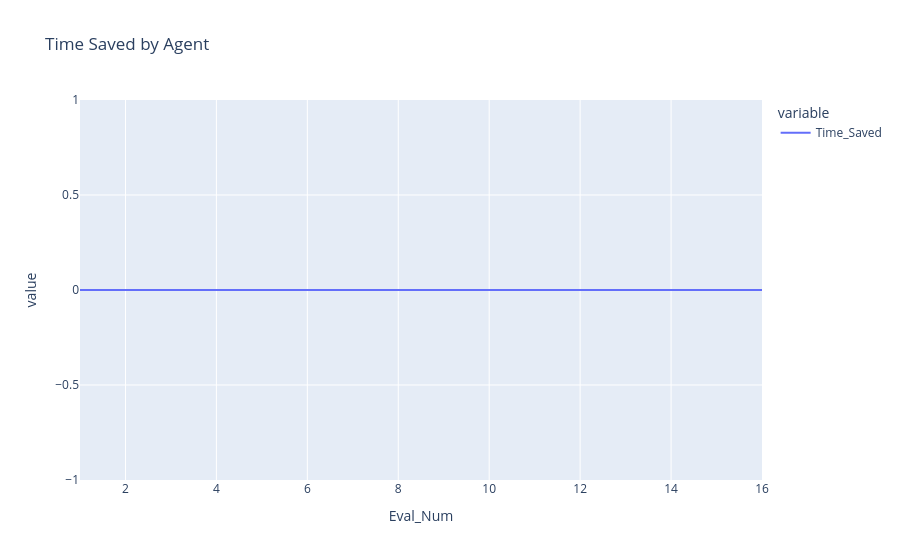

The notebook cell saved with this chart:
### Code cell
time_saved_plot = px.line(simharness_analytics, x="Eval_Num", y=["Time_Saved"], title='Time Saved by Agent')
time_saved_plot.show()

### Figure 1 — Plotly figure (JSON) as saved in the notebook; plotly's stock layout.template omitted (floating-point values rounded to 4 significant figures)
{"data": [{"hovertemplate": "variable=Time_Saved<br>Eval_Num=%{x}<br>value=%{y}<extra></extra>", "legendgroup": "Time_Saved", "line": {"color": "#636efa", "dash": "solid"}, "marker": {"symbol": "circle"}, "mode": "lines", "name": "Time_Saved", "orientation": "v", "showlegend": true, "type": "scatter", "x": [1, 2, 3, 4, 5, 6, 7, 8, 9, 10, 11, 12, 13, 14, 15, 16], "xaxis": "x", "y": [0, 0, 0, 0, 0, 0, 0, 0, 0, 0, 0, 0, 0, 0, 0, 0], "yaxis": "y"}], "layout": {"legend": {"title": {"text": "variable"}, "tracegroupgap": 0}, "title": {"text": "Time Saved by Agent"}, "xaxis": {"anchor": "y", "domain": [0, 1], "title": {"text": "Eval_Num"}}, "yaxis": {"anchor": "x", "domain": [0, 1], "title": {"text": "value"}}}}
